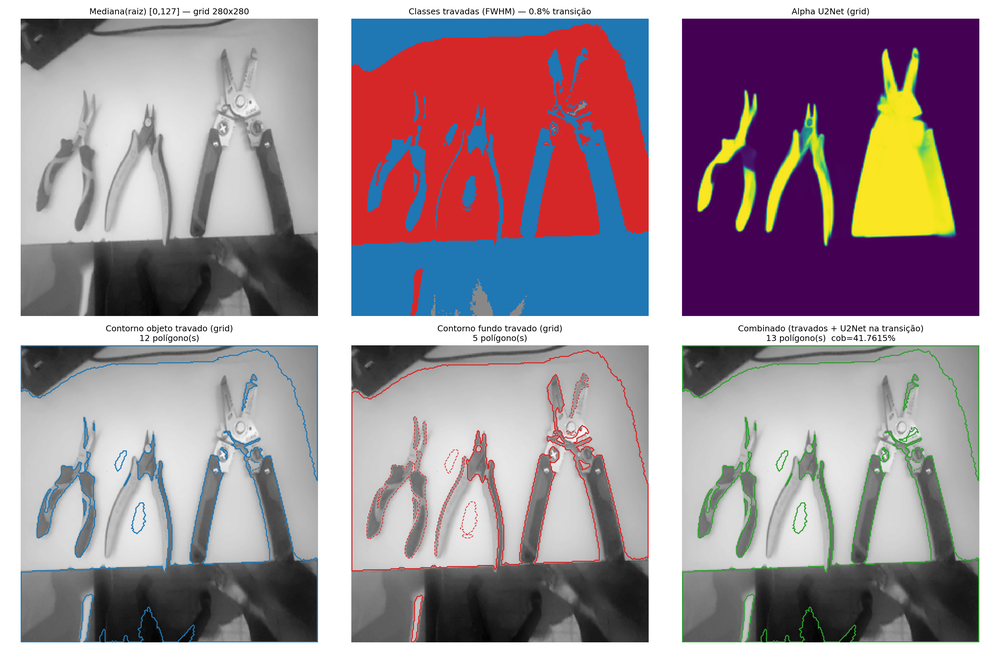
#> input picture experimentos/2026-07-01_mediana_otsu_grid/grid_picos_u2net_transicao.png, 1000 x 650 px, shrunk from 3000 x 1950 before the run
$ python demo_analise_cena_coerencia.py ../experimentos/2026-07-01_mediana_otsu_grid/grid_picos_u2net_transicao.png
#> lines starting #> are read from the running program, lines starting #| are printed output that depends on the picture; after the words box and inside, x2 and y2 are one past the last pixel; in counts of white or black regions, pixels touching at a corner belong together
### core/analise_cena.py
"""
core/analise_cena.py — pré-análise de cena por seções ortogonais (tomografia leve).

Roda UMA vez por foto-mestre, ANTES de qualquer chamada de modelo/API.
Reconstrói uma superfície clássica de "object-ness" a partir de seções
horizontais e verticais da variância local, no espírito da batimetria de
seções transversais em hidrologia / da transformada de Radon em tomografia.

Pipeline (zero ML, zero $$, ~0.1-0.4s CPU em 4000×3000):
    1. coerência de gradiente em blocos de 16px → mapa de "object-ness"
       (energia × anisotropia do structure tensor: distingue borda de
        objeto — gradiente coerente/linear — de textura de fundo —
        gradiente isotrópico; ver _coerencia_local)
    2. pré-suavização gaussiana (σ=1)           → atenua só o granulado fino
    3. amostra 48 seções H + 48 V (passo 4)     → ~2.6k pontos esparsos
    4. griddata cubic                           → reconstrói superfície
    5. pós-suavização gaussiana (σ=4)           → tira oscilações do cubic
    6. filtro sigmoid (k=12, μ=0.45)            → exacerba contraste fundo/objeto
    7. limiar por percentil + morfologia        → obj_mask / bg_mask
    8. componentes conectados                   → n_objetos_estimado + picos

Histórico: a versão original usava VARIÂNCIA local (+σ=4). Em cenas com muitos
objetos finos próximos (ex.: ferramentas alinhadas), a variância exigia σ alto
pra suprimir textura de madeira/tecido, e esse σ alto fundia objetos vizinhos —
subcontava (8/7 onde a verdade era 14). A coerência de gradiente separa textura
de borda real sem precisar do σ pesado, recuperando a contagem (~10-13 vs 14)
sem explodir em ruído. Validado em data/fotos_mestras/ (ver poc_dinov2/
demo_analise_cena_coerencia.py). _variancia_local fica disponível por
compatibilidade/testes.

Produtos consumíveis pelos passos seguintes:
    - n_objetos_estimado  : prior para o prompt do Claude ("espere ~N objetos")
    - complexidade        : simples | media | densa  → escolhe estratégia do agente
    - bg_mask             : fundo por HOMOGENEIDADE (ortogonal a cor; não sofre
                            do paradoxo same-color do vetor de fundo cromático)
    - obj_mask            : regiões candidatas a objeto
    - picos               : centróides + força de cada blob
    - bordas_ativas       : objeto tocando borda da foto (sinal de corte)

Comparações que motivaram os defaults (foto branco-no-branco, 12 obj reais):
    - griddata cubic 48×48 → 0.21s, 11 obj  (Kriging RBF: 36s, 5 obj — descartado)
    - sigmoid mantém 11 obj e nitidez; top-hat fragmenta (17); CLAHE infla (13)
    Ver poc_dinov2/demo_analise_cena.py e _compare/_filtro.
"""
from __future__ import annotations

import logging
import time
from dataclasses import dataclass, field
from pathlib import Path

import numpy as np

_log = logging.getLogger("casaiq.analise_cena")


# ─── parâmetros (defaults validados na POC) ──────────────────────────────────────

BLOCK_SZ   = 16        # px por bloco do sinal de object-ness
N_SECOES   = 48        # seções horizontais
M_SECOES   = 48        # seções verticais
PASSO_SAMP = 4         # subamostragem dentro de cada seção
SIGMA_SUAV = 1.0       # pré-suavização do sinal de coerência (blocos) —
                       # baixo de propósito: a coerência já suprime textura,
                       # não precisa do σ alto que a variância exigia (e que
                       # fundia objetos próximos)
SIGMA_SUP  = 4.0       # pós-suavização da superfície reconstruída
SIGMOID_K  = 12.0      # inclinação do filtro sigmoid
SIGMOID_MU = 0.45      # ponto de inflexão do sigmoid
TH_BG_PCT  = 25        # percentil abaixo → fundo
TH_OBJ_PCT = 70        # percentil acima → objeto candidato
AREA_MIN   = 4         # área mínima de blob (blocos) p/ contar como objeto
LIM_SIMPLES = 5        # ≤ → "simples"
LIM_MEDIA   = 12       # ≤ → "media"; acima → "densa"


@dataclass
class AnaliseCena:
    """Resultado da pré-análise de uma foto-mestre."""
    n_objetos_estimado: int
    complexidade: str                       # simples | media | densa
    picos: list[dict]                       # [{cx, cy, forca, area_blocos}] em coords 0-1
    bordas_ativas: dict                     # {top, bottom, left, right} bool
    superficie: np.ndarray = field(repr=False)   # (Hb,Wb) float32 0-1, object-ness
    obj_mask: np.ndarray = field(repr=False)     # (Hb,Wb) bool
    bg_mask: np.ndarray = field(repr=False)      # (Hb,Wb) bool — fundo por homogeneidade
    shape_blocos: tuple = (0, 0)
    shape_original: tuple = (0, 0)
    tempo_s: float = 0.0

    # [7 lines left out: function resumo_prompt, not called in this run]


# ─── núcleo numérico ─────────────────────────────────────────────────────────────

def _variancia_local(img_gray: np.ndarray, block_sz: int) -> np.ndarray:
    """Sinal legado (variância por bloco). Mantido por compatibilidade e
    testes; o pipeline de produção usa _coerencia_local."""
    H, W = img_gray.shape
    Hb, Wb = H // block_sz, W // block_sz
    bl = img_gray[:Hb * block_sz, :Wb * block_sz].reshape(Hb, block_sz, Wb, block_sz)
    return bl.var(axis=(1, 3)).astype(np.float32)


# [31 lines left out: function _coerencia_local, not called in this run]


def _normalizar(arr: np.ndarray) -> np.ndarray:
    lo, hi = float(arr.min()), float(arr.max())
    return (arr - lo) / (hi - lo + 1e-8)


def _amostrar_secoes(mapa: np.ndarray, n_h: int, m_v: int, passo: int):
    Hb, Wb = mapa.shape
    ys_h = np.linspace(0, Hb - 1, n_h, dtype=int)
    xs_v = np.linspace(0, Wb - 1, m_v, dtype=int)
    pts, vals = [], []
    xs_all = np.arange(0, Wb, passo)
    ys_all = np.arange(0, Hb, passo)
    for y in ys_h:
        for x in xs_all:
            pts.append((x / (Wb - 1), y / (Hb - 1)))
            vals.append(float(mapa[y, x]))
    for x in xs_v:
        for y in ys_all:
            pts.append((x / (Wb - 1), y / (Hb - 1)))
            vals.append(float(mapa[y, x]))
    return np.array(pts, dtype=np.float64), np.array(vals, dtype=np.float64)


# [11 lines left out: function _reconstruir, not called in this run]


def _sigmoid(sup: np.ndarray, k: float, mu: float) -> np.ndarray:
    return _normalizar(1.0 / (1.0 + np.exp(-k * (sup - mu))))


# [21 lines left out: function _detectar_objetos, not called in this run]


def _carregar_cinza(fonte) -> np.ndarray:
    """Aceita caminho (str/Path), array BGR/RGB (HxWx3) ou cinza (HxW)."""
    if isinstance(fonte, (str, Path)):
        try:
            import cv2
            img = cv2.imread(str(fonte))
            if img is None:
                raise ValueError(f"imagem ilegível: {fonte}")
            return cv2.cvtColor(img, cv2.COLOR_BGR2GRAY)
        except ImportError:
            from PIL import Image
            return np.asarray(Image.open(fonte).convert("L"))
    arr = np.asarray(fonte)
    if arr.ndim == 2:
        return arr
    if arr.ndim == 3:
        # luminância simples (não importa BGR vs RGB para variância)
        return (arr[..., :3].mean(axis=2)).astype(np.float32)
    raise ValueError(f"formato de imagem não suportado: shape={arr.shape}")


# ─── API pública ─────────────────────────────────────────────────────────────────

# [74 lines left out: function analisar_cena, not called in this run]


# [12 lines that do not run on import are left out]

### poc_dinov2/demo_analise_cena_multipass.py
"""
poc_dinov2/demo_analise_cena_multipass.py — 3 experimentos pedidos pelo usuário
sobre core/analise_cena.py:

  1) pass1 em resolução mais alta (block_sz/sigma menores, thresholds reajustados)
     comparado ao baseline atual — testa se dá pra separar objetos próximos
     sem explodir falso-positivo de textura.
  2) pass2 (zoom local em cada blob) com amostragem H+V+DIAGONAL direto na
     imagem crua do recorte (não rotacionando um mapa já suavizado, que foi
     o erro do experimento anterior demo_analise_cena_rotada.py).
  3) grid heterogêneo: nº de seções do pass2 escalado pela forma do recorte
     (não reusa 48x48 fixo num recorte fino/alongado).

Saída: nº de objetos por etapa, pra cada foto-mestre.
"""
from __future__ import annotations

import sys
import time
from pathlib import Path

import numpy as np
from scipy.ndimage import gaussian_filter, label, binary_closing, binary_opening, find_objects

sys.path.insert(0, str(Path(__file__).resolve().parent.parent))
from core.analise_cena import (  # noqa: E402
    BLOCK_SZ, N_SECOES, M_SECOES, PASSO_SAMP, SIGMA_SUAV, SIGMA_SUP,
    SIGMOID_K, SIGMOID_MU, TH_OBJ_PCT, AREA_MIN,
    _variancia_local, _normalizar, _amostrar_secoes, _sigmoid, _carregar_cinza,
)


# ─── 1. pass1 com resolução parametrizável ───────────────────────────────────

def reconstruir(shape, pts, vals, sigma_pos):
    from scipy.interpolate import griddata
    Hb, Wb = shape
    gx = np.linspace(0, 1, Wb)
    gy = np.linspace(0, 1, Hb)
    GX, GY = np.meshgrid(gx, gy)
    sup = griddata(pts, vals, (GX, GY), method="cubic", fill_value=0.0)
    sup = np.clip(sup, 0, None).astype(np.float32)
    if sigma_pos > 0:
        sup = gaussian_filter(sup, sigma=sigma_pos)
    return _normalizar(sup)


def detectar_bbox(superficie, th_obj_pct, area_min):
    """Como _detectar_objetos, mas devolve bbox (em coords de bloco) de cada objeto."""
    th = np.percentile(superficie, th_obj_pct)
    mask = superficie > th
    mask = binary_closing(mask, iterations=2)
    mask = binary_opening(mask, iterations=1)
    labeled, n = label(mask)
    slices = find_objects(labeled)
    objs = []
    for i, sl in enumerate(slices, start=1):
        area = int((labeled[sl] == i).sum())
        if area < area_min:
            continue
        y0, y1 = sl[0].start, sl[0].stop
        x0, x1 = sl[1].start, sl[1].stop
        objs.append({"bbox": (y0, y1, x0, x1), "area": area})
    return objs, mask


# [112 lines left out: functions pass1, _amostrar_diagonais, grid_dims_para_recorte, refinar_blob, avaliar, not called in this run]


# [7 lines that do not run on import are left out]

### poc_dinov2/demo_analise_cena_coerencia.py
"""
poc_dinov2/demo_analise_cena_coerencia.py — testa um sinal de "agitação" por
coerência de gradiente (structure tensor) no lugar de variância local pura,
pra ver se discrimina textura (grão de madeira, tecido) de borda real de
objeto melhor do que variância — sem precisar do blur pesado (σ=4) que hoje
sustenta a robustez do baseline às custas de fundir objetos próximos.

Sinal por bloco:
    Ix, Iy = sobel(img)
    Jxx, Jyy, Jxy = médias de Ix², Iy², IxIy dentro do bloco  (structure tensor 2x2)
    autovalores λ1>=λ2
    energia    = λ1 + λ2          (quanta variação de borda tem no bloco)
    coerência  = (λ1-λ2)/(λ1+λ2)  (0=isotrópico/ruído, 1=borda bem definida/linear)
    sinal      = energia * coerência

Ideia: textura fina (grão de madeira) tende a ter energia espalhada em
várias direções dentro do bloco (coerência baixa); borda real de ferramenta
(linha reta/contínua) tem alta coerência. Multiplicar por energia evita que
ruído de sensor com coerência espúria conte como objeto.

Roda baseline (variância, block=16) vs coerência em 3 resoluções, nas duas
fotos-mestre.
"""
from __future__ import annotations

import sys
import time
from pathlib import Path

import numpy as np
from scipy.ndimage import gaussian_filter, sobel

sys.path.insert(0, str(Path(__file__).resolve().parent.parent))
from core.analise_cena import (  # noqa: E402
    BLOCK_SZ, N_SECOES, M_SECOES, PASSO_SAMP, SIGMA_SUAV, SIGMA_SUP,
    SIGMOID_K, SIGMOID_MU, TH_OBJ_PCT, AREA_MIN,
    _variancia_local, _normalizar, _amostrar_secoes, _sigmoid, _carregar_cinza,
)
from poc_dinov2.demo_analise_cena_multipass import reconstruir, detectar_bbox  # noqa: E402


def _signal_coerencia(img_gray: np.ndarray, block_sz: int):
    Ix = sobel(img_gray.astype(np.float32), axis=1)
    Iy = sobel(img_gray.astype(np.float32), axis=0)
    Ixx, Iyy, Ixy = Ix * Ix, Iy * Iy, Ix * Iy

    H, W = img_gray.shape
    Hb, Wb = H // block_sz, W // block_sz

    def block_mean(a):
        a = a[:Hb * block_sz, :Wb * block_sz].reshape(Hb, block_sz, Wb, block_sz)
        return a.mean(axis=(1, 3))

    Jxx, Jyy, Jxy = block_mean(Ixx), block_mean(Iyy), block_mean(Ixy)
    trace = Jxx + Jyy
    disc = np.sqrt(np.clip((trace / 2) ** 2 - (Jxx * Jyy - Jxy ** 2), 0, None))
    lam1, lam2 = trace / 2 + disc, trace / 2 - disc
    energia = lam1 + lam2
    coerencia = (lam1 - lam2) / (lam1 + lam2 + 1e-8)
    sinal = energia * coerencia
    return sinal.astype(np.float32), energia.astype(np.float32), coerencia.astype(np.float32)


def pipeline(mapa_bruto, *, sigma_pre, n_sec, m_sec, passo, th_obj_pct, area_min, sigma_pos=SIGMA_SUP):
    t0 = time.time()
    mapa = _normalizar(gaussian_filter(mapa_bruto, sigma=sigma_pre)) if sigma_pre > 0 \
        else _normalizar(mapa_bruto)
    Hb, Wb = mapa.shape
    pts, vals = _amostrar_secoes(mapa, n_sec, m_sec, passo)
    sup = reconstruir((Hb, Wb), pts, vals, sigma_pos)
    sup = _sigmoid(sup, SIGMOID_K, SIGMOID_MU)
    objs, _ = detectar_bbox(sup, th_obj_pct, area_min)
    return {"n_obj": len(objs), "tempo_s": round(time.time() - t0, 3), "sup": sup}


def avaliar(caminho: str):
    print(f"\n=== {Path(caminho).name} ===")
    img_gray = _carregar_cinza(caminho)
#> in _carregar_cinza, img is the input picture: shape (650, 1000, 3); mean B, G, R 150.9, 142.8, 157.1

    var_map = _variancia_local(img_gray, BLOCK_SZ)
    r_base = pipeline(var_map, sigma_pre=SIGMA_SUAV, n_sec=N_SECOES, m_sec=M_SECOES,
                       passo=PASSO_SAMP, th_obj_pct=TH_OBJ_PCT, area_min=AREA_MIN)
#> in _normalizar, `lo, hi = float(arr.min()), float(arr.max())`: lo = 0.89; hi = 6227.1
#> after the loop in _amostrar_secoes, `for y in ys_h:`: pts = 768 pairs, first value 0 to 0.984, second value 0 to 1; vals = 768 values, max 0.806 at index 746, min 5.15e-05 at index 119, mean 0.188
#> after the loop in _amostrar_secoes, `for x in xs_v:`: pts = 1248 pairs, first value 0 to 1, second value 0 to 1; vals = 1248 values, max 1 at index 1101, min 5.15e-05 at index 119, mean 0.191
#> in detectar_bbox, `th = np.percentile(superficie, th_obj_pct)`: th = 0.581
#> in detectar_bbox, `mask = superficie > th`:
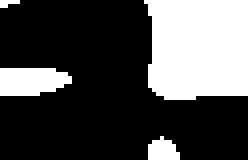
#> mask: shape (40, 62) bool (shown 4 times larger); 30% white; 4 white regions (1 under 20 px), largest, box (x1, y1, x2, y2) and area: (36, 0, 62, 25) 594, (0, 17, 18, 24) 107, (37, 34, 45, 40) 36
#> in detectar_bbox, `labeled, n = label(mask)`: n = 3
#> in detectar_bbox, `slices = find_objects(labeled)`: slices = 3 items
#> the loop in detectar_bbox, `for i, sl in enumerate(slices, start=1):` made 3 passes
#> (area, y0, y1, x0, x1) on passes 1 to 2: (496, 2, 25, 37, 60), (90, 17, 24, 2, 18)
#> r_base = 3 items
    print(f"  baseline variância   (block=16, sigma=4.0)  : n_obj={r_base['n_obj']:2d}  "
          f"tempo={r_base['tempo_s']:.2f}s")
#|   baseline variância   (block=16, sigma=4.0)  : n_obj= 3  tempo=0.04s

    sinal16, energia16, coer16 = _signal_coerencia(img_gray, 16)
#> in _signal_coerencia, `Ixx, Iyy, Ixy = Ix * Ix, Iy * Iy, Ix * Iy`:
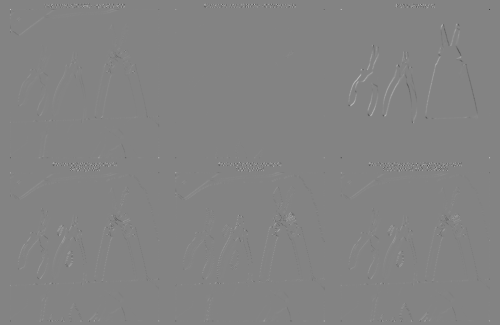
#> Ixy: shape (650, 1000) float32 (shown at 1/2 size); min -393125, max 367235, mean 265.5; drawn with min black and max white
#> in _signal_coerencia, `coerencia = (lam1 - lam2) / (lam1 + lam2 + 1e-8)`:
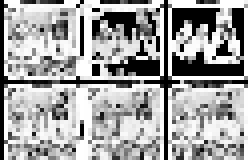
#> coerencia: shape (40, 62) float32 (shown 4 times larger); min 0, max 1, mean 0.638
    r_coer_sigma4 = pipeline(sinal16, sigma_pre=SIGMA_SUAV, n_sec=N_SECOES, m_sec=M_SECOES,
                              passo=PASSO_SAMP, th_obj_pct=TH_OBJ_PCT, area_min=AREA_MIN)
#> call 2 of reconstruir, with shape = (40, 62), pts = array of shape (1248, 2), vals = array of shape (1248,), sigma_pos = 4
#> in reconstruir (call 2), `sup = griddata(pts, vals, (GX, GY), method="cubic", fill_value=0.0)`:
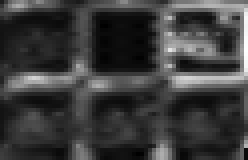
#> sup: shape (40, 62) float64 (shown 4 times larger); min -0.0471, max 1, mean 0.201; drawn with min black and max white
#> the loop in detectar_bbox (call 2), `for i, sl in enumerate(slices, start=1):` made 2 passes
#> (i, area, y0, y1, x0, x1) on passes 1 to 2: (1, 463, 2, 25, 38, 60), (2, 152, 16, 25, 2, 26)
#> r_coer_sigma4 = 3 items
    print(f"  coerência  (block=16, sigma=4.0, mesmo th)  : n_obj={r_coer_sigma4['n_obj']:2d}  "
          f"tempo={r_coer_sigma4['tempo_s']:.2f}s")
#|   coerência  (block=16, sigma=4.0, mesmo th)  : n_obj= 2  tempo=0.03s

    r_coer_sigma0 = pipeline(sinal16, sigma_pre=0.0, n_sec=N_SECOES, m_sec=M_SECOES,
                              passo=PASSO_SAMP, th_obj_pct=TH_OBJ_PCT, area_min=AREA_MIN)
#> call 3 of reconstruir, with shape = (40, 62), pts = array of shape (1248, 2), vals = array of shape (1248,), sigma_pos = 4
#> in reconstruir (call 3), `sup = gaussian_filter(sup, sigma=sigma_pos)`:
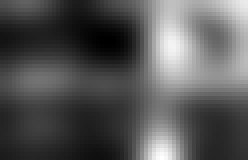
#> sup: shape (40, 62) float32 (shown 4 times larger); min 0.0112, max 0.25, mean 0.0925; drawn with min black and max white
#> in _normalizar (call 9), `lo, hi = float(arr.min()), float(arr.max())`: lo = 0.0045; hi = 0.999
#> in _normalizar (call 9), `return (arr - lo) / (hi - lo + 1e-8)`:
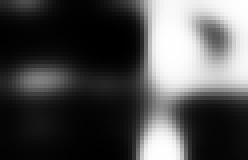
#> returned value: shape (40, 62) float32 (shown 4 times larger); min 0, max 1, mean 0.309
#> call 3 of detectar_bbox, with th_obj_pct = 70, area_min = 4
#> in detectar_bbox (call 3), `th = np.percentile(superficie, th_obj_pct)`: th = 0.442
#> in detectar_bbox (call 3), `labeled, n = label(mask)`:
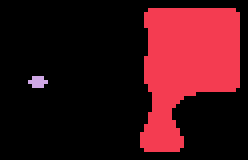
#> labeled: shape (40, 62) int32 (shown 4 times larger); 3 distinct labels, from 0 to 2; one colour per label, 0 black
#> the loop in detectar_bbox (call 3), `for i, sl in enumerate(slices, start=1):` made 2 passes
#> (i, area, y0, y1, x0, x1) on pass 1: (1, 617, 2, 38, 35, 60)
#> r_coer_sigma0 = 3 items
    print(f"  coerência  (block=16, sigma=0, sem preblur) : n_obj={r_coer_sigma0['n_obj']:2d}  "
          f"tempo={r_coer_sigma0['tempo_s']:.2f}s")
#|   coerência  (block=16, sigma=0, sem preblur) : n_obj= 2  tempo=0.03s

    sinal8, energia8, coer8 = _signal_coerencia(img_gray, 8)
    r_coer_hires = pipeline(sinal8, sigma_pre=1.0, n_sec=64, m_sec=64, passo=2,
                             th_obj_pct=TH_OBJ_PCT, area_min=AREA_MIN)
#> r_coer_hires = 3 items
    print(f"  coerência  (block=8,  sigma=1.0, hires)     : n_obj={r_coer_hires['n_obj']:2d}  "
          f"tempo={r_coer_hires['tempo_s']:.2f}s")
#|   coerência  (block=8,  sigma=1.0, hires)     : n_obj= 7  tempo=0.16s

    r_coer_hires2 = pipeline(sinal8, sigma_pre=1.0, n_sec=64, m_sec=64, passo=2,
                              th_obj_pct=70, area_min=6)
#> r_coer_hires2 = 3 items
    print(f"  coerência  (block=8,  sigma=1.0, th=70/a=6) : n_obj={r_coer_hires2['n_obj']:2d}  "
          f"tempo={r_coer_hires2['tempo_s']:.2f}s")
#|   coerência  (block=8,  sigma=1.0, th=70/a=6) : n_obj= 7  tempo=0.12s

    # preview lado a lado: var_norm vs coerencia (block=16, ambos sem blur) e supercifies finais
    try:
        from PIL import Image
        var_norm_raw = _normalizar(var_map)
        coer_norm_raw = _normalizar(sinal16)
        painel_raw = np.concatenate([var_norm_raw, coer_norm_raw], axis=1)
        painel_sup = np.concatenate([r_base["sup"], r_coer_sigma4["sup"], r_coer_sigma0["sup"]], axis=1)
        Image.fromarray((np.clip(painel_raw, 0, 1) * 255).astype(np.uint8)) \
            .save(f"/tmp/coer_raw_{Path(caminho).stem}.png")
        Image.fromarray((np.clip(painel_sup, 0, 1) * 255).astype(np.uint8)) \
            .save(f"/tmp/coer_sup_{Path(caminho).stem}.png")
        print(f"  preview raw: /tmp/coer_raw_{Path(caminho).stem}.png (variância | coerência)")
        print(f"  preview sup: /tmp/coer_sup_{Path(caminho).stem}.png "
              f"(baseline | coer sigma4 | coer sigma0)")
    except Exception as e:
        print(f"  (preview falhou: {e})")


if __name__ == "__main__":
    alvos = sys.argv[1:] or [
        "data/fotos_mestras/IMG_mestra04semflash.jpg",
        "data/fotos_mestras/IMG_mestra04comflash.jpg",
    ]
    for a in alvos:
        avaliar(a)

$ run again, on experimentos/2026-07-01_mediana_otsu_grid/contornos_otsu_3_7.png
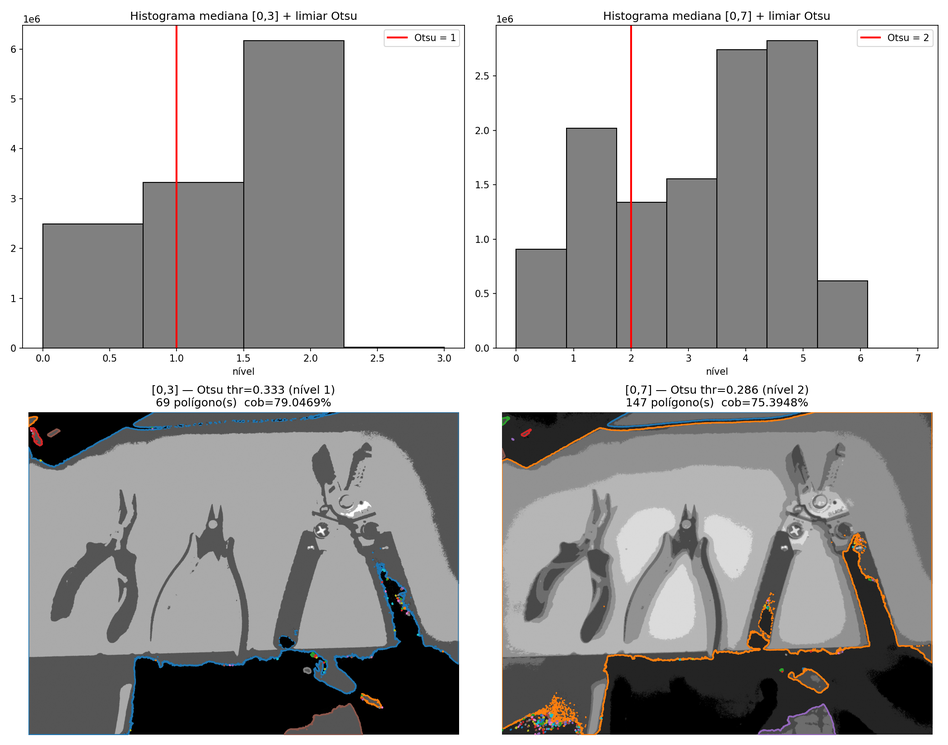
#> input picture experimentos/2026-07-01_mediana_otsu_grid/contornos_otsu_3_7.png, 948 x 745 px, shrunk from 2100 x 1650 before the run
#> in _carregar_cinza, img is the input picture: shape (745, 948, 3); mean B, G, R 173.7, 173.9, 174.6
#> lo = 0.0428; hi = 7844.4
#> after the loop in _amostrar_secoes, `for y in ys_h:`: pts = 720 pairs, first value 0 to 0.966, second value 0 to 1; vals = 720 values, max 0.803 at index 712, min 0.000782 at index 484, mean 0.132
#> after the loop in _amostrar_secoes, `for x in xs_v:`: pts = 1296 pairs, first value 0 to 1, second value 0 to 1; vals = 1296 values, max 1 at index 1295, min 8.1e-05 at index 782, mean 0.134
#> th = 0.183
#> labeled: shape (46, 59) int32; 5 distinct labels, from 0 to 4
#> n = 4
#> slices = 4 items
#> the loop in detectar_bbox, `for i, sl in enumerate(slices, start=1):` made 4 passes
#> (area, y0, y1, x0, x1) on passes 1 to 3: (34, 2, 6, 12, 23), (44, 2, 7, 39, 51), (523, 19, 44, 2, 51)
#> r_base = 3 items
#|   baseline variância   (block=16, sigma=4.0)  : n_obj= 4  tempo=0.04s
#> labeled: shape (46, 59) int32; 5 distinct labels, from 0 to 4
#> the loop in detectar_bbox (call 2), `for i, sl in enumerate(slices, start=1):` made 4 passes
#> (area, y0, y1, x0, x1) on passes 1 to 4: (37, 2, 6, 13, 25), (395, 2, 27, 19, 56), (34, 16, 26, 2, 7), (38, 40, 44, 22, 34)
#|   coerência  (block=16, sigma=4.0, mesmo th)  : n_obj= 4  tempo=0.03s
#> lo = 0.0045; hi = 0.999
#> in _normalizar (call 9), `return (arr - lo) / (hi - lo + 1e-8)`:
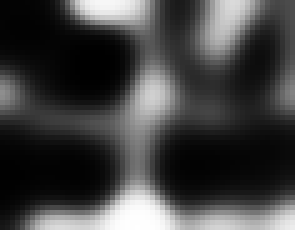
#> returned value: shape (46, 59) float32 (shown 5 times larger); min 0, max 1, mean 0.257
#> th = 0.312
#> in detectar_bbox (call 3), `labeled, n = label(mask)`:
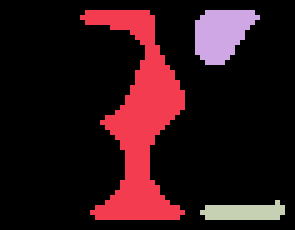
#> labeled: shape (46, 59) int32 (shown 5 times larger); 4 distinct labels, from 0 to 3; one colour per label, 0 black
#> n = 3
#> slices = 3 items
#> the loop in detectar_bbox (call 3), `for i, sl in enumerate(slices, start=1):` made 3 passes
#> (area, y0, y1, x0, x1) on passes 1 to 3: (382, 2, 44, 16, 37), (100, 2, 13, 39, 52), (49, 40, 44, 40, 57)
#|   coerência  (block=16, sigma=0, sem preblur) : n_obj= 3  tempo=0.03s
#|   coerência  (block=8,  sigma=1.0, hires)     : n_obj= 7  tempo=0.18s
#|   coerência  (block=8,  sigma=1.0, th=70/a=6) : n_obj= 7  tempo=0.16s
